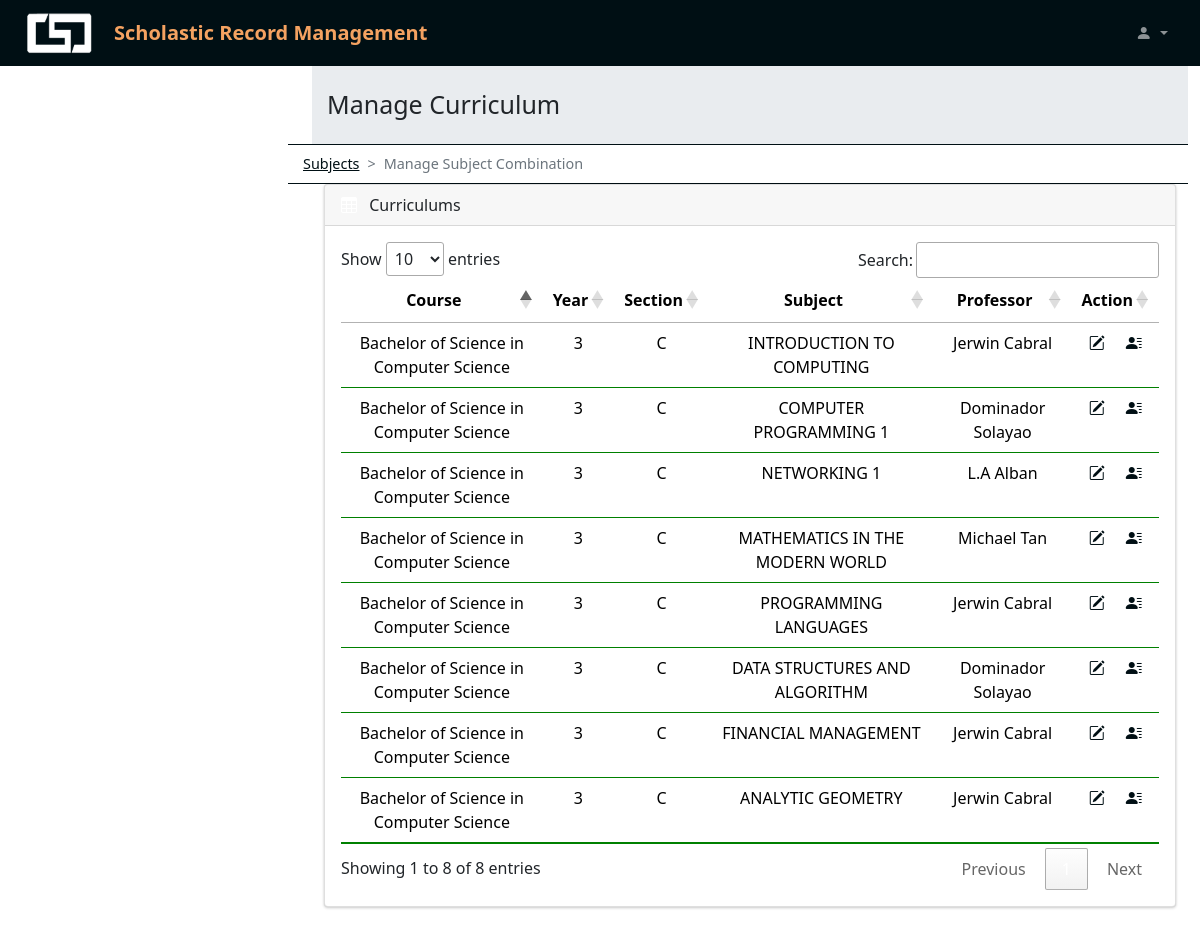
The app's page /_managesubjectcombination.php (signed in) with its own data.
### tables this page shows
CREATE TABLE `srms_tblmanagesubcombi` (
  `combi_id` int(11) NOT NULL,
  `class_id` int(60) NOT NULL,
  `sub_id` int(60) NOT NULL,
  `prof_id` varchar(60) NOT NULL,
  `Sem` varchar(60) NOT NULL
);

CREATE TABLE `srms_tblclasses` (
  `class_id` int(11) NOT NULL,
  `Course` varchar(60) NOT NULL,
  `Year` int(60) NOT NULL,
  `Section` varchar(60) NOT NULL,
  `syb` int(60) NOT NULL,
  `sye` int(60) NOT NULL
);

CREATE TABLE `srms_tblsubject` (
  `sub_id` int(11) NOT NULL,
  `SubjectDescription` varchar(60) NOT NULL,
  `SubjectCode` varchar(60) NOT NULL,
  `Units` int(60) NOT NULL
);

CREATE TABLE `srms_tblprof` (
  `prof_id` int(11) NOT NULL,
  `Fullname` varchar(60) NOT NULL,
  `Email` varchar(60) NOT NULL,
  `No` int(60) NOT NULL,
  `DOB` date NOT NULL,
  `Spec` varchar(60) NOT NULL,
  `Department` varchar(60) NOT NULL,
  `Username` varchar(60) NOT NULL,
  `Password` varchar(60) NOT NULL,
  `Type` varchar(60) NOT NULL
);

### _managesubjectcombination.php (the view, shortened to what this page needs)
<?php
include('./includes/config.php');
if (isset($_SESSION['uname'])) {
?>
    <!DOCTYPE html>
    <html lang="en">
    <head>
        <link rel="stylesheet" href="./assets/css/style.css">
        <link rel="stylesheet" href="./node_modules/bootstrap-icons/font/bootstrap-icons.css">
        <link rel="stylesheet" href="https://cdn.datatables.net/1.11.5/css/jquery.dataTables.min.css">
    </head>
    <body>
        <nav class="navbar navbar-expand-lg navbar-dark bg-blue-dark fixed-top">
            <div class="container-fluid">
                <a href="#" class="logo">
                    <img src="./assets/image/csd.png" alt="logo image">
                </a>
                <a class="navbar-brand" href="https://ucc-caloocan.edu.ph/">
                    Scholastic Record Management
                </a>
                <div class="collapse navbar-collapse" id="topNavBar">
                    <ul class="navbar-nav d-flex ms-auto my-3 my-lg-0">
                        <li class="nav-item dropdown">
                            <a class="nav-link dropdown-toggle ms-2" href="#" role="button" data-bs-toggle="dropdown" aria-expanded="false">
                                <i class="bi bi-person-fill"></i>
                            </a>
                        </li>
                    </ul>
                </div>
            </div>
        </nav>
        <main class="mt-5 pt-3">
            <div class="container-fluid">
                <div class="row">
                    <div class="col-md-12 p-header">
                        Manage Curriculum
                    </div>
                </div>
            </div>
            <div style="--bs-breadcrumb-divider: '>';" aria-label="breadcrumb" class="row breadcrumb-div">
                <ol class="breadcrumb">
                    <li class="breadcrumb-item"><a href="#">Subjects</a></li>
                    <li class="breadcrumb-item active" aria-current="page">Manage Subject Combination</li>
                </ol>
            </div>
            <section>
                <div class="container-fluid">
                    <div class="row">
                        <div class="col-md-12 mb-3">
                            <div class="card">
                                <div class="card-header">
                                    <span><i class="bi bi-table me-2"></i></span> Curriculums
                                </div>
                                <div class="card-body">
                                    <div class="table-responsive">
                                        <table id="example" class="table hover data-table" style="width: 100%">
                                            <thead>
                                                <tr>
                                                    <th class="text-center">Course</th>
                                                    <th class="text-center">Year</th>
                                                    <th class="text-center">Section</th>
                                                    <th class="text-center">Subject</th>
                                                    <th class="text-center">Professor</th>
                                                    <th class="text-center">Action</th>
                                                </tr>
                                            </thead>
                                            <tbody>
                                                <?php $sql = "SELECT * FROM `srms_tblmanagesubcombi`
                                                INNER JOIN srms_tblclasses ON srms_tblmanagesubcombi.class_id=srms_tblclasses.class_id
                                                INNER JOIN srms_tblsubject ON srms_tblmanagesubcombi.sub_id = srms_tblsubject.sub_id
                                                INNER JOIN srms_tblprof ON srms_tblmanagesubcombi.prof_id = srms_tblprof.prof_id;";
                                                $query = $dbh->prepare($sql);
                                                $query->execute();
                                                $results = $query->fetchAll(PDO::FETCH_OBJ);
                                                if ($query->rowCount() > 0) {
                                                    foreach ($results as $result) {   ?>
                                                        <tr>
                                                            <td class="text-center"><?php echo htmlentities($result->Course); ?></td>
                                                            <td class="text-center"><?php echo htmlentities($result->Year); ?></td>
                                                            <td class="text-center"><?php echo htmlentities($result->Section); ?></td>
                                                            <td class="text-center"><?php echo htmlentities($result->SubjectDescription); ?></td>
                                                            <td class="text-center"><?php echo htmlentities($result->Fullname); ?></td>
                                                            <td class="text-center">
                                                                <a href="polisher/edit-subcombination.php?combi_id=<?php echo htmlentities($result->combi_id); ?>"> <i class=" bi bi-pencil-square"></i></a>
                                                                <a href="views/view_combi.php?combi_id=<?php echo htmlentities($result->combi_id); ?>"><i class="bi bi-person-lines-fill"></i></a>
                                                            </td>
                                                        </tr>
                                                <?php $cnt = $cnt + 1;
                                                    }
                                                } ?>
                                            </tbody>
                                        </table>
                                    </div>
                                </div>
                            </div>
                        </div>
                    </div>
            </section>
        </main>
    <?php
} else {
    header("location:login.php");
}
    ?>
    </body>
    </html>

### records on screen
srms_tblmanagesubcombi: class.Course "Bachelor of Science in Computer Science", class.Year "3", class.Section "C", sub.SubjectDescription "INTRODUCTION TO COMPUTING", prof.Fullname "Jerwin Cabral"
srms_tblmanagesubcombi: class.Course "Bachelor of Science in Computer Science", class.Year "3", class.Section "C", sub.SubjectDescription "COMPUTER PROGRAMMING 1", prof.Fullname "Dominador Solayao"
srms_tblmanagesubcombi: class.Course "Bachelor of Science in Computer Science", class.Year "3", class.Section "C", sub.SubjectDescription "NETWORKING 1", prof.Fullname "L.A Alban"
srms_tblmanagesubcombi: class.Course "Bachelor of Science in Computer Science", class.Year "3", class.Section "C", sub.SubjectDescription "MATHEMATICS IN THE MODERN WORLD", prof.Fullname "Michael Tan"
srms_tblmanagesubcombi: class.Course "Bachelor of Science in Computer Science", class.Year "3", class.Section "C", sub.SubjectDescription "PROGRAMMING LANGUAGES", prof.Fullname "Jerwin Cabral"
srms_tblmanagesubcombi: class.Course "Bachelor of Science in Computer Science", class.Year "3", class.Section "C", sub.SubjectDescription "DATA STRUCTURES AND ALGORITHM", prof.Fullname "Dominador Solayao"
srms_tblmanagesubcombi: class.Course "Bachelor of Science in Computer Science", class.Year "3", class.Section "C", sub.SubjectDescription "FINANCIAL MANAGEMENT", prof.Fullname "Jerwin Cabral"
srms_tblmanagesubcombi: class.Course "Bachelor of Science in Computer Science", class.Year "3", class.Section "C", sub.SubjectDescription "ANALYTIC GEOMETRY", prof.Fullname "Jerwin Cabral"
